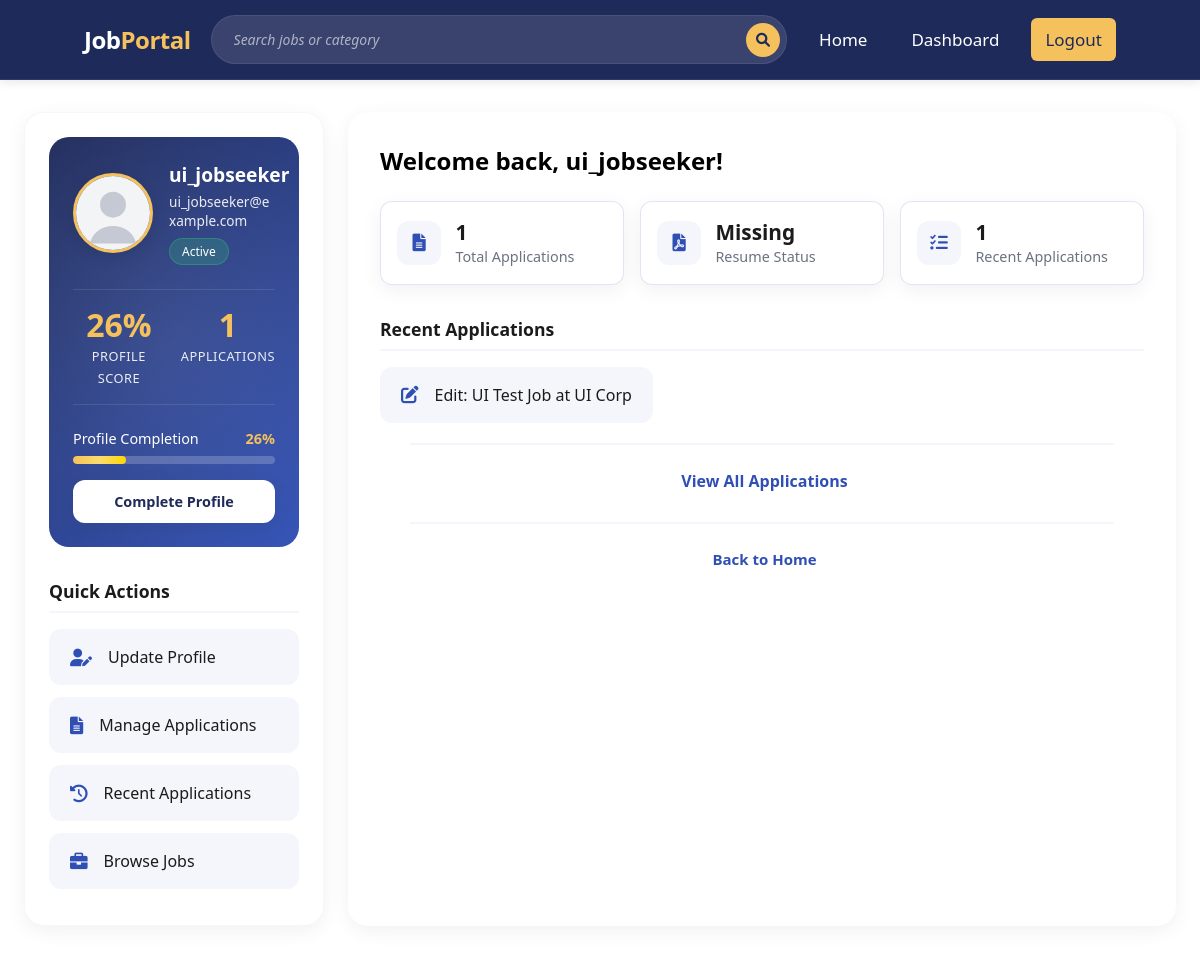
The page /dashboard/ (signed in) on the database its author committed.
### accounts/models.py (models this page shows, shortened)
class User(models.Model):
    user = models.OneToOneField(AuthUser, on_delete=models.CASCADE, related_name='profile')
    role = models.CharField(max_length=20, choices=ROLE_CHOICES, default='jobseeker')
    email = models.EmailField(max_length=100)
    phone_number = models.CharField(max_length=20, blank=True)
    gender = models.CharField(max_length=10, choices=GENDER_CHOICES, default='male')
    first_name = models.CharField(max_length=100, blank=True)
    middle_name = models.CharField(max_length=100, blank=True)
    last_name = models.CharField(max_length=100, blank=True)
    date_of_birth = models.DateField(null=True, blank=True)
    address = models.TextField(blank=True)
    city = models.CharField(max_length=100, blank=True)
    state = models.CharField(max_length=100, blank=True)
    country = models.CharField(max_length=100, blank=True)
    zip_code = models.CharField(max_length=20, blank=True)
    def get_full_name(self):
        parts = [self.first_name, self.middle_name, self.last_name]
        return " ".join(part for part in parts if part).strip()

class JobSeekerProfile(models.Model):
    user = models.OneToOneField(User, on_delete=models.CASCADE, related_name='jobseeker_profile')
    profile_picture = models.ImageField(upload_to='profile_pictures/', blank=True)
    resume = models.FileField(upload_to='resumes/', blank=True)
    work_experience = models.TextField(blank=True)
    linkedin = models.URLField(blank=True)
    github = models.URLField(blank=True)

### applications/models.py (models this page shows, shortened)
class Application(models.Model):
    STATUS_PENDING = 'pending'
    STATUS_ACCEPTED = 'accepted'
    STATUS_REJECTED = 'rejected'
    STATUS_CHOICES = (
        (STATUS_PENDING, 'Pending'),
        (STATUS_ACCEPTED, 'Accepted'),
        (STATUS_REJECTED, 'Rejected'),
    )
    name = models.CharField(max_length=100)
    email = models.EmailField()
    resume = models.FileField(upload_to='resumes/')
    experience = models.TextField(blank=True)
    status = models.CharField(max_length=20, choices=STATUS_CHOICES, default=STATUS_PENDING)
    applicant = models.ForeignKey(
        'accounts.User',
        on_delete=models.CASCADE,
        related_name='applications',
        null=True,
        blank=True,
    )
    job = models.ForeignKey(
        'jobs.Job',
        on_delete=models.CASCADE,
        related_name='applications'
    )
    recruiter = models.ForeignKey(
        'accounts.RecruiterProfile',
        on_delete=models.CASCADE,
        related_name='received_applications'
    )
    applied_at = models.DateTimeField(auto_now_add=True)
    class Meta:
        ordering = ['-applied_at']

### jobs/models.py (models this page shows, shortened)
class Job(models.Model):
    JOB_TYPES = [
        ('full_time', 'Full Time'),
        ('part_time', 'Part Time'),
        ('internship', 'Internship'),
        ('contract', 'Contract'),
    ]
    recruiter = models.ForeignKey(
        'accounts.RecruiterProfile',
        on_delete=models.CASCADE
    )
    title = models.CharField(max_length=200)
    job_type = models.CharField(
        max_length=50,
        choices=JOB_TYPES
    )
    job_category = models.ForeignKey(
        JobCategory,
        on_delete=models.PROTECT,
        related_name='jobs'
    )
    job_description = models.TextField()
    company = models.CharField(max_length=200)
    location = models.CharField(max_length=200)
    salary = models.DecimalField(max_digits=10, decimal_places=2)
    education_requirements = models.TextField()
    experience_requirements = models.TextField()
    skills_required = models.TextField()
    created_at = models.DateTimeField(auto_now_add=True)
    updated_at = models.DateTimeField(auto_now=True)

### accounts/views.py (the view)
# urls.py: path('dashboard/', views.dashboard, name='dashboard'),
@login_required(login_url='login')
def dashboard(request):
    user_profile, error_response = _resolve_request_profile(request)
    if error_response:
        return error_response
    if user_profile.role == 'recruiter':
        template_name, context = _build_recruiter_dashboard(user_profile)
        return render(request, template_name, context)
    if user_profile.role == 'jobseeker':
        template_name, context = _build_jobseeker_dashboard(user_profile)
        return render(request, template_name, context)
    messages.error(request, 'Invalid role for dashboard.')
    return redirect('home')

### accounts/views.py (called while the page is built, shortened)
def _resolve_request_profile(request, *, missing_redirect='home', logout_on_missing=False):
    try:
        return request.user.profile, None
    except UserProfile.DoesNotExist:
        messages.error(request, 'Profile record does not exist for this account.')
        if logout_on_missing:
            auth_logout(request)
        return None, redirect(missing_redirect)

def _display_name(user_profile):
    return user_profile.get_full_name() or user_profile.user.username

def _get_jobseeker_profile(user_profile):
    return JobSeekerProfile.objects.get_or_create(user=user_profile)[0]

def _get_jobseeker_applications(user_profile):
    return Application.objects.select_related(
        'job',
        'recruiter__user_profile__user',
    ).filter(
        Q(applicant=user_profile) |
        Q(applicant__isnull=True, email__iexact=user_profile.email)
    ).distinct()

def _calculate_profile_completion(user_profile, detail_profile=None):
    fields = [
        user_profile.first_name,
        user_profile.last_name,
        user_profile.email,
        user_profile.phone_number,
        user_profile.gender,
        user_profile.address,
        user_profile.city,
        user_profile.state,
        user_profile.country,
        user_profile.zip_code,
    ]
    if isinstance(detail_profile, JobSeekerProfile):
        fields.extend(
            [
                detail_profile.profile_picture,
                detail_profile.resume,
                detail_profile.work_experience,
                detail_profile.linkedin,
                detail_profile.github,
            ]
        )
    completed_fields = sum(1 for value in fields if value)
    return int((completed_fields / len(fields)) * 100) if fields else 0

def _build_jobseeker_dashboard(user_profile):
    jobseeker_profile = _get_jobseeker_profile(user_profile)
    applications = _get_jobseeker_applications(user_profile)
    context = {
        'user_profile': user_profile,
        'display_name': _display_name(user_profile),
        'jobseeker_profile': jobseeker_profile,
        'application_count': applications.count(),
        'recent_applications': applications[:5],
        'profile_completion': _calculate_profile_completion(user_profile, jobseeker_profile),
    }
    return 'dashboard_JobSeeker.html', context

### templates/dashboard_JobSeeker.html
{% extends 'base.html' %}
{% load static %}
{% block content %}
<main class="dashboard">
    <aside class="sidebar">
        <div class="profile-card">
            <div class="profile-top">
                <div class="profile-avatar">
                    {% if jobseeker_profile.profile_picture %}
                    <img src="{{ jobseeker_profile.profile_picture.url }}" alt="Profile Picture">
                    {% else %}
                    <img src="{% static 'image/default_profile.svg' %}" alt="Default Profile">
                    {% endif %}
                </div>
                <div class="profile-info">
                    <h3>{{ user_profile.user.username }}</h3>
                    <p>{{ user_profile.user.email }}</p>
                    <span class="badge">Active</span>
                </div>
            </div>
            <div class="profile-stats">
                <div>
                    <h2>{{ profile_completion }}%</h2>
                    <span>Profile Score</span>
                </div>
                <div>
                    <h2>{{ application_count }}</h2>
                    <span>Applications</span>
                </div>
            </div>
            <div class="profile-progress">
                <div class="progress-text">
                    <span>Profile Completion</span>
                    <strong>{{ profile_completion }}%</strong>
                </div>
                <div class="progress-bar" role="progressbar" aria-label="Profile completion"
                    aria-valuenow="{{ profile_completion }}" aria-valuemin="0" aria-valuemax="100"
                    data-progress="{{ profile_completion }}">
                    <div class="progress-fill"></div>
                </div>
                <a href="{% url 'update_profile' %}" class="btn-complete">Complete Profile</a>
            </div>
        </div>
        <div class="quick-section">
            <h3>Quick Actions</h3>
            <ul>
                <li><a href="{% url 'update_profile' %}"><i class="fas fa-user-edit"></i> Update Profile</a></li>
                <li><a href="{% url 'my_applications' %}"><i class="fas fa-file-lines"></i> Manage Applications</a></li>
                <li><a href="#recent-applications"><i class="fas fa-clock-rotate-left"></i> Recent Applications</a></li>
                <li><a href="{% url 'home' %}"><i class="fas fa-briefcase"></i> Browse Jobs</a></li>
            </ul>
        </div>
    </aside>
    <section class="content">
        <h1>Welcome back, {{ display_name }}!</h1>
        <div class="dashboard-cards">
            <div class="card">
                <div class="card-icon">
                    <i class="fas fa-file-lines"></i>
                </div>
                <div class="card-info">
                    <h3>{{ application_count }}</h3>
                    <span>Total Applications</span>
                </div>
            </div>
            <div class="card">
                <div class="card-icon">
                    <i class="fas fa-file-pdf"></i>
                </div>
                <div class="card-info">
                    <h3>{{ jobseeker_profile.resume|yesno:"Ready,Missing" }}</h3>
                    <span>Resume Status</span>
                </div>
            </div>
            <div class="card">
                <div class="card-icon">
                    <i class="fas fa-list-check"></i>
                </div>
                <div class="card-info">
                    <h3>{{ recent_applications|length }}</h3>
                    <span>Recent Applications</span>
                </div>
            </div>
        </div>
        <div class="quick-section" id="recent-applications">
            <h3>Recent Applications</h3>
            {% if recent_applications %}
            <ul>
                {% for application in recent_applications %}
                <li>
                    <div class="inline-actions">
                        <a href="{% url 'edit_application' application.id %}">
                            <i class="fas fa-pen-to-square"></i>
                            Edit: {{ application.job.title }} at {{ application.job.company }}
                        </a>
                    </div>
                </li>
                {% endfor %}
            </ul>
            <div class="auth-footer auth-footer-centered">
                <a href="{% url 'my_applications' %}">View All Applications</a>
            </div>
            {% else %}
            <p>No applications submitted yet.</p>
            {% endif %}
        </div>
        <div class="auth-footer">
            <p><a href="{% url 'home' %}">Back to Home</a></p>
        </div>
    </section>
</main>
{% endblock %}

### templates/base.html (shortened to what this page needs)
{% load static %}
<!DOCTYPE html>
<html lang="en">
<head>
    <link rel="stylesheet" href="https://cdnjs.cloudflare.com/ajax/libs/font-awesome/6.0.0/css/all.min.css">
    <link rel="stylesheet" href="{% static 'styles.css' %}">
</head>
<body>
    <nav class="navbar" aria-label="Primary">
        <a class="logo" href="{% if user.is_authenticated %}{% url 'home' %}{% else %}{% url 'index' %}{% endif %}">
            Job<span>Portal</span>
        </a>
        {% if user.is_authenticated %}
        <form action="{% url 'home' %}" method="get" class="search-bar" role="search">
            <input
                type="text"
                name="q"
                value="{{ request.GET.q|default:'' }}"
                aria-label="{% if user.profile.role == 'recruiter' %}Search jobseekers{% else %}Search jobs{% endif %}"
                placeholder="{% if user.profile.role == 'recruiter' %}Search jobseekers by name{% else %}Search jobs or category{% endif %}">
            <button type="submit" aria-label="Submit search">
                <i class="fas fa-search"></i>
            </button>
        </form>
        {% endif %}
        <ul>
            <li><a href="{% url 'home' %}" class="active">Home</a></li>
            {% if user.is_authenticated %}
            <li><a href="{% url 'dashboard' %}">Dashboard</a></li>
            <li><a class="get-started" href="{% url 'logout' %}">Logout</a></li>
            {% else %}
            <li><a class="get-started" href="{% url 'login' %}">Login</a></li>
            <li><a class="get-started" href="{% url 'register' %}">Register</a></li>
            {% endif %}
        </ul>
    </nav>
    {% block content %}
    {% endblock %}
</body>
</html>

### rows shown on the page
User: user.username "ui_jobseeker", user.email "ui_jobseeker@example.com"
JobSeekerProfile: resume "Missing"
Application: job "UI Test Job", job.company "UI Corp"

### other values the page prints
{{ profile_completion }} "26"
{{ application_count }} "1"
{{ display_name }} "ui_jobseeker"
{{ recent_applications|length }} "1"
